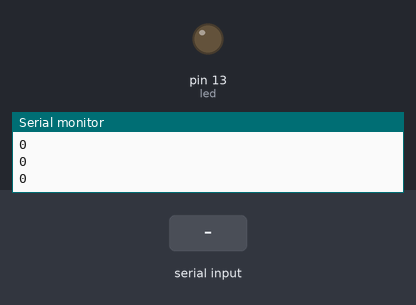
Bench run of a sketch on a simulated Arduino Uno, built with avr-gcc and run on an emulated ATmega328P. Shown: output pins drawn as LEDs (lit = HIGH), the last lines printed to the serial monitor. Inputs (shaded band) come from the test bench.

Above: at 1.2 s.
1.3 s: "90,45\n" received over Serial
At 2.3 s:
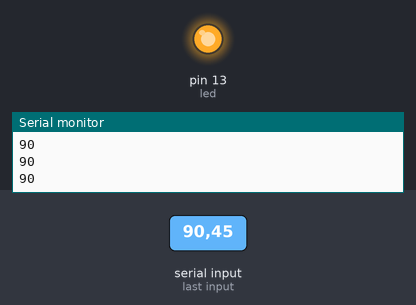
Timing chart, 0 to 4.3 s (numbered marks = the images above; inputs shaded):
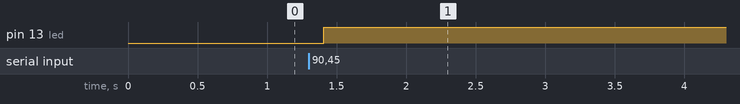

The sketch:

P_10_ControlLED_EstadoConfirmacion.ino
```cpp
/*
    De python a Arduino
    Tiempo de ejecucion de cuando llegó la info
    Tiempo cuando no hay información y el tiempo de espera es menor
    Solo se puede recibir 0/1
*/

int led = 13; //pin digital de pruebas de Arduino

void setup() {
  // put your setup code here, to run once:
  pinMode(led,OUTPUT);
  Serial.begin(9600);
  Serial.setTimeout(100);//ms por defecto 1000
}

int estado = 0;

void loop() {
  // put your main code here, to run repeatedly:
  if(Serial.available() > 0){
    estado = Serial.readString().toInt();
    Serial.println();
    digitalWrite(led, estado);
  }

  Serial.println(estado);
  delay(10);
}
```

Measured:
- after the input at 1.3 s, pin 13 (led): LOW → HIGH after 0.11 s
